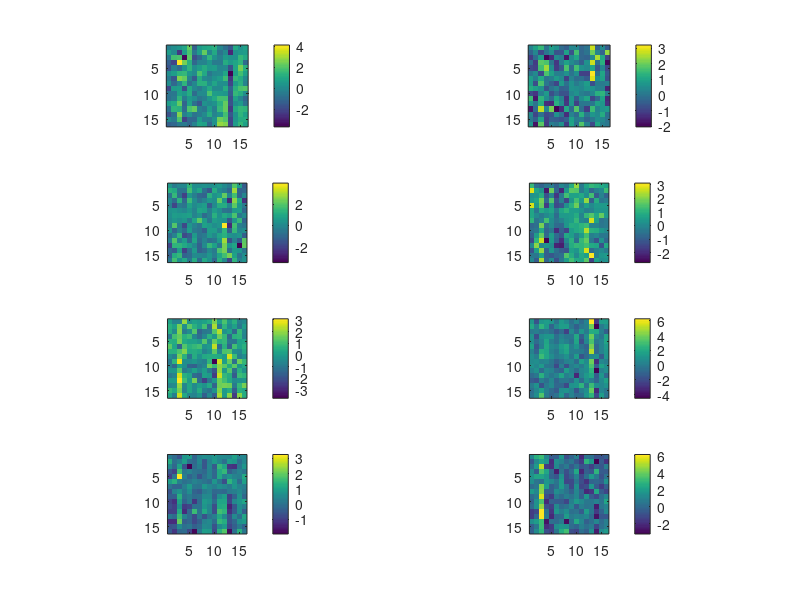

The MATLAB source for this figure:
%matObj = load("result/LR_102109.mat", "subj_model_parameters");
%data = matObj.subj_model_parameters(1,1);
null_spatial = load("result/null_model/LR_102109_15_L.mat", "subj_model_parameters");
data_null_spatial = null_spatial.subj_model_parameters(1,1);
%null_temporal = load("result/null_model/LR_102109.mat", "subj_model_parameters");
%data_null_temporal = null_temporal.subj_model_parameters(1,1);

figure('Name', 'Theta Normal Connection Matrices', 'Color', 'w');

for index = 1:8
    subplot(4, 2, index);
    non_null = data_null_spatial.Theta_normal(:, :, index); 
    imagesc(non_null);
    axis square;
    colorbar;
    %if index == 1
    %    title(["Condition ", num2str(index) "(REAL)"]);
    %end
    
end 
